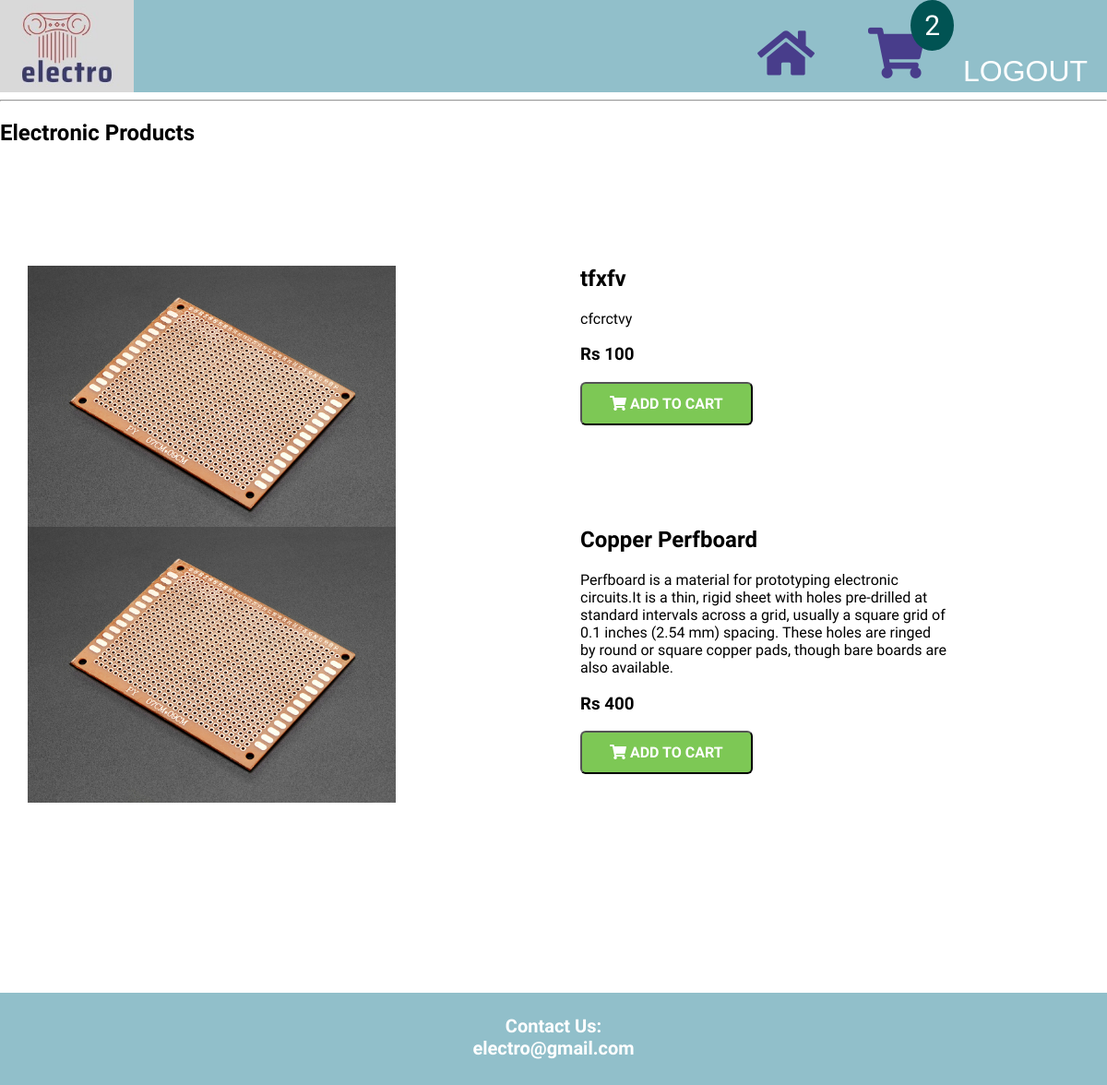
The page /breadboard.php on the database its author committed.
### tables this page shows
CREATE TABLE `breadboard` (
  `bread_id` int(10) NOT NULL,
  `b_cat_id` int(10) NOT NULL,
  `cat_id` int(11) NOT NULL,
  `date` timestamp NOT NULL DEFAULT current_timestamp() ON UPDATE current_timestamp(),
  `b_title` text NOT NULL,
  `b_img1` text NOT NULL,
  `b_price` int(11) NOT NULL,
  `b_keyword` text NOT NULL,
  `b_desc` text NOT NULL
);

### includes/breadfunc.php (the view)
<?php
$db = mysqli_connect("localhost","root","","ecom_store");
function getPro()
{
    global $db;
    $get_products = "select * from breadboard order by 1 DESC LIMIT 0,8";
    $run_products = mysqli_query($db,$get_products);
    while($row_products=mysqli_fetch_array($run_products))
    {
        $pro_id = $row_products['bread_id'];
        $pro_title = $row_products['b_title'];
        $pro_price = $row_products['b_price'];
        $pro_img1 = $row_products['b_img1'];
        $pro_desc = $row_products['b_desc'];
       { echo
        "<main class='container'>
         <div class='left-column'>
                <a href='details.php?pro_id=$pro_id'>
                    <img class='img-responsive' src='product_image/$pro_img1'>
                </a>
         </div>
         <div class='right-column'>
                <div class='text'>
                <h2>$pro_title</h2>
                $pro_desc<br>
                  <h3>  Rs $pro_price<br></h3>
                  <button type=submit class=cart-btn name=b$pro_id ><i class='fa fa-shopping-cart' ></i> <b>ADD TO CART</b></button>
                   <br>
                </div>
        </div>
        </main>";}
    }
}
?>

### web7.css (style rules this page uses)
body { padding:0; margin: 0; min-height: 100%; }

### styles.css (style rules this page uses)
* { box-sizing: border-box; font-family: Raleway; }
html, body { margin: 0; padding: 0; min-height: 100%; }
.container { max-width: 900px; margin: 0 auto; padding: 0 1.5em; }

### breadboard.php (style rules this page uses)
html, body { height: 100%; width: 100%; margin: 0; font-family: 'Roboto', sans-serif; }
.container { max-width: 1200px; margin: 0 auto; padding: 15px; display: flex; }
.left-column img { width: 100%; position: absolute; right:200px; top:80px; }
.left-column { margin-left:200px; width: 35%; position: relative; }
.right-column { width: 35%; margin-top: 60px; }
.cart-btn { display: inline-block; background-color: #7DC855; border-radius: 6px; font-size: 16px; color: #FFFFFF; text-decoration: none; padding: 12px 30px; transition: all .5s; }

### rows shown on the page
breadboard: b_img1 (picture), b_title "tfxfv", b_desc "cfcrctvy", b_price "100"
breadboard: b_img1 (picture), b_title "Copper Perfboard", b_desc "Perfboard is a material for prototyping electronic circuits.It is a thin, rigid sheet with holes pre-drilled at standard intervals across a grid, usually a square grid of 0.1 inches (2.54 mm) spacing. These holes are ringed by round or square copper pads, though bare boards are also available.", b_price "400"

### other values the page prints
$count["COUNT(P_ID)"] "2"
